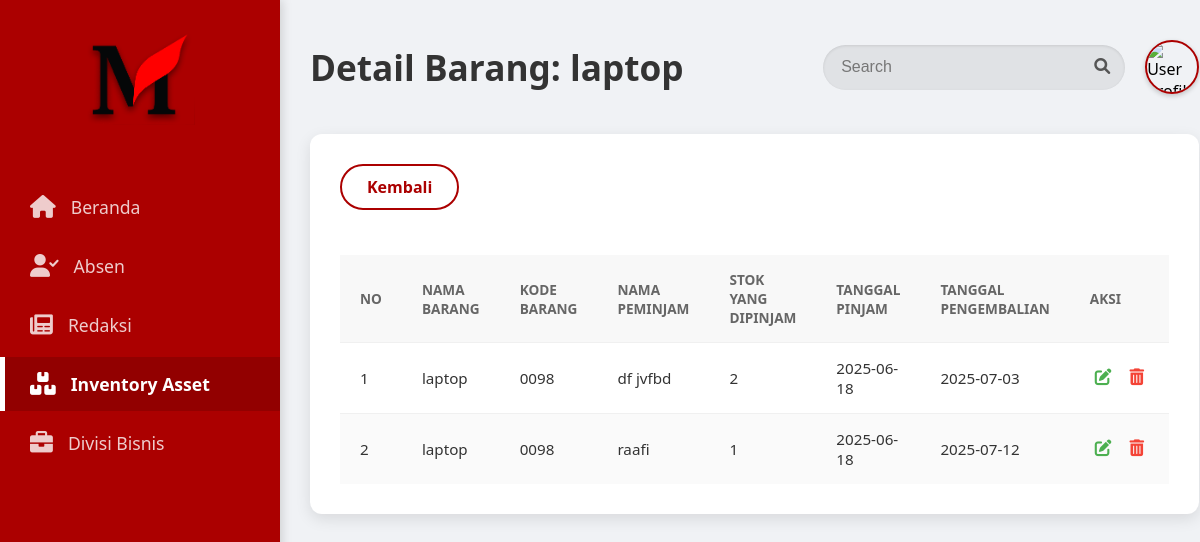
Page /inventory/detail_peminjaman.php?id=3 on the committed database.
### tables this page shows
CREATE TABLE `data_barang` (
  `id` int(11) NOT NULL,
  `nama_barang` varchar(255) NOT NULL,
  `kode_barang` varchar(50) NOT NULL,
  `tanggal_beli` date DEFAULT NULL,
  `pembeli` varchar(255) DEFAULT NULL,
  `keterangan` varchar(255) DEFAULT NULL,
  `stok_keseluruhan` int(11) DEFAULT 0,
  `stok_tersedia` int(11) DEFAULT 0
);

CREATE TABLE `peminjaman` (
  `id` int(11) NOT NULL,
  `id_barang` int(11) NOT NULL,
  `qty_pinjam` int(11) NOT NULL,
  `tanggal_pinjam` date NOT NULL,
  `tanggal_kembali` date DEFAULT NULL,
  `status_peminjaman` enum('dipinjam','dikembalikan','terlambat') DEFAULT 'dipinjam',
  `peminjam_nama` varchar(255) DEFAULT NULL
);

### inventory/detail_peminjaman.php (the view, shortened to what this page needs)
<!DOCTYPE html>
<html lang="en">
<head>
    <link rel="stylesheet" href="../assets/style.css">
    <link rel="stylesheet" href="https://cdnjs.cloudflare.com/ajax/libs/font-awesome/6.0.0-beta3/css/all.min.css">
</head>
<body>
    <?php
    include_once(__DIR__ . '/../config/koneksi.php');
    $barang_id = null;
    $barang_nama = "Detail Data Barang";
    $search_query = "";
    if (isset($_GET['id']) && !empty($_GET['id'])) {
        $barang_id = mysqli_real_escape_string($koneksi, $_GET['id']);
        $sql_get_barang_name = "SELECT nama_barang FROM data_barang WHERE id = '$barang_id'";
        $result_get_barang_name = mysqli_query($koneksi, $sql_get_barang_name);
        if (mysqli_num_rows($result_get_barang_name) > 0) {
            $row_barang_name = mysqli_fetch_assoc($result_get_barang_name);
            $barang_nama = "Detail Barang: " . htmlspecialchars($row_barang_name['nama_barang']);
        } else {
            $barang_nama = "Detail Data Barang (Barang Tidak Ditemukan)";
        }
        if (isset($_GET['search']) && !empty($_GET['search'])) {
            $search_query = mysqli_real_escape_string($koneksi, $_GET['search']);
            $sql_peminjaman = "SELECT p.*, b.nama_barang, b.kode_barang
                               FROM peminjaman p
                               JOIN data_barang b ON p.id_barang = b.id
                               WHERE p.id_barang = '$barang_id'
                                 AND (p.peminjam_nama LIKE '%$search_query%' OR b.nama_barang LIKE '%$search_query%' OR b.kode_barang LIKE '%$search_query%')
                               ORDER BY p.tanggal_pinjam DESC";
        } else {
            $sql_peminjaman = "SELECT p.*, b.nama_barang, b.kode_barang
                               FROM peminjaman p
                               JOIN data_barang b ON p.id_barang = b.id
                               WHERE p.id_barang = '$barang_id'
                               ORDER BY p.tanggal_pinjam DESC";
        }
        $result_peminjaman = mysqli_query($koneksi, $sql_peminjaman);
    } else {
        header("Location: peminjaman_barang.php");
        exit();
    }
    ?>
    <div class="container">
        <div class="sidebar">
            <div class="logo">
                <img src="../assets/image 2.png" width="110" alt="">
            </div>
            <nav class="nav-menu">
                <ul>
                    <li><a href="#"><i class="fas fa-home"></i> Beranda</a></li>
                    <li><a href="#"><i class="fas fa-user-check"></i> Absen</a></li>
                    <li><a href="#"><i class="fas fa-newspaper"></i> Redaksi</a></li>
                    <li class="active"><a href="list_barang.php"><i class="fas fa-boxes"></i> Inventory Asset</a></li>
                    <li><a href="#"><i class="fas fa-briefcase"></i> Divisi Bisnis</a></li>
                </ul>
            </nav>
        </div>
        <div class="main-content">
            <header class="header">
                <h1><?php echo htmlspecialchars($barang_nama); ?></h1>
                <div class="header-right">
                    <div class="search-bar">
                        <form action="" method="GET" style="display: flex;">
                            <input type="text" name="search" placeholder="Search" value="<?php echo htmlspecialchars($search_query); ?>">
                            <button type="submit"><i class="fas fa-search"></i></button>
                        </form>
                    </div>
                    <div class="user-profile">
                        <img src="../assets/img/profile-placeholder.jpg" alt="User Profile">
                    </div>
                </div>
            </header>
            <div class="content-area">
                <div class="top-actions">
                    <a href="peminjaman_barang.php" class="btn-red-outline">Kembali</a>
                </div>
                <div class="table-container">
                    <table>
                        <thead>
                            <tr>
                                <th>No</th>
                                <th>Nama Barang</th>
                                <th>Kode Barang</th>
                                <th>Nama Peminjam</th>
                                <th>Stok Yang Dipinjam</th>
                                <th>Tanggal Pinjam</th>
                                <th>Tanggal Pengembalian</th>
                                <th>Aksi</th>
                            </tr>
                        </thead>
                        <tbody>
                            <?php
                            if ($barang_id === null) {
                                echo "<tr><td colspan='8'>ID Barang tidak ditemukan atau tidak valid.</td></tr>";
                            } elseif (mysqli_num_rows($result_peminjaman) > 0) {
                                $no = 1;
                                while($row = mysqli_fetch_assoc($result_peminjaman)) {
                                    echo "<tr>";
                                    echo "<td>" . $no++ . "</td>";
                                    echo "<td>" . htmlspecialchars($row['nama_barang']) . "</td>";
                                    echo "<td>" . htmlspecialchars($row['kode_barang']) . "</td>";
                                    echo "<td>" . htmlspecialchars($row['peminjam_nama']) . "</td>";
                                    echo "<td>" . htmlspecialchars($row['qty_pinjam']) . "</td>";
                                    echo "<td>" . htmlspecialchars($row['tanggal_pinjam']) . "</td>";
                                    echo "<td>" . htmlspecialchars($row['tanggal_kembali']) . "</td>";
                                    echo "<td class='actions'>";
                                    echo "<a href='edit_peminjaman.php?id=" . $row['id'] . "' class='edit-btn'><i class='fas fa-edit'></i></a>";
                                    echo "<button class='delete-btn' onclick=\"confirmDeletePeminjaman(" . $row['id'] . ", " . $barang_id . ", '" . htmlspecialchars($row['nama_barang']) . "', '" . htmlspecialchars($row['peminjam_nama']) . "')\"><i class='fas fa-trash-alt'></i></button>";
                                    echo "</td>";
                                    echo "</tr>";
                                }
                            } else {
                                echo "<tr><td colspan='8'>Tidak ada data peminjaman untuk barang ini.</td></tr>";
                            }
                            ?>
                        </tbody>
                    </table>
                </div>
            </div>
        </div>
    </div>
</body>
</html>

### assets/style.css (style rules this page uses)
body { font-family: 'Segoe UI', sans-serif; margin: 0; padding: 0; background-color: #f0f2f5; display: flex; min-height: 100vh; }
.container { display: flex; width: 100%; }
.sidebar { width: 280px; background-color: #AB0000; color: white; padding: 30px 0; display: flex; flex-direction: column; box-shadow: 2px 0 10px rgba(0,0,0,0.15); position: fixed; height: 100%; top: 0; left: 0; z-index: 100; }
.logo { text-align: center; margin-bottom: 50px; }
.nav-menu ul { list-style: none; padding: 0; margin: 0; }
.nav-menu ul li { margin-bottom: 5px; }
.nav-menu ul li a { color: rgba(255, 255, 255, 0.8); text-decoration: none; display: flex; align-items: center; padding: 15px 30px; border-radius: 0; transition: background-color 0.3s ease, color 0.3s ease; font-size: 1.1em; }
.nav-menu ul li a i { margin-right: 15px; font-size: 1.3em; }
.nav-menu ul li.active a { background-color: #920000; color: white; font-weight: 600; border-left: 5px solid white; padding-left: 25px; }
.main-content { flex-grow: 1; margin-left: 280px; padding: 30px; background-color: #f0f2f5; }
.header { display: flex; justify-content: space-between; align-items: center; margin-bottom: 30px; padding: 10px 0; }
.header h1 { font-size: 2.2em; color: #333; margin: 0; font-weight: 600; }
.header-right { display: flex; align-items: center; gap: 20px; }
.search-bar { display: flex; background-color: #e0e2e5; border-radius: 25px; overflow: hidden; height: 45px; align-items: center; box-shadow: inset 0 1px 3px rgba(0,0,0,0.1); }
.search-bar input { border: none; padding: 8px 18px; outline: none; font-size: 1em; width: 220px; background: transparent; color: #333; }
.search-bar input::placeholder { color: #777; }
.search-bar button { background-color: transparent; border: none; padding: 8px 15px; cursor: pointer; color: #555; font-size: 1em; transition: color 0.3s ease; }
.user-profile { width: 50px; height: 50px; border-radius: 50%; object-fit: cover; border: 2px solid #AB0000; box-shadow: 0 2px 5px rgba(0,0,0,0.2); margin-left: auto; }
.user-profile img { width: 100%; height: 100%; border-radius: 50%; display: block; }
.content-area { background-color: white; padding: 30px; border-radius: 12px; box-shadow: 0 5px 15px rgba(0,0,0,0.1); margin-top: 20px; }
.table-container { overflow-x: auto; }
table { width: 100%; border-collapse: collapse; margin-top: 20px; }
table thead { background-color: #f8f8f8; }
table th, table td { text-align: left; padding: 15px 20px; border-bottom: 1px solid #f0f0f0; font-size: 0.95em; color: #333; }
table th { color: #666; font-weight: 600; text-transform: uppercase; font-size: 0.85em; }
table tbody tr:last-child td { border-bottom: none; }
table tbody tr:nth-child(even) { background-color: #fafafa; }
.actions { white-space: nowrap; }
.actions button, .actions a { background: none; border: none; cursor: pointer; font-size: 1.1em; margin-right: 8px; transition: color 0.3s ease, transform 0.2s ease; padding: 5px; border-radius: 4px; }
.actions button:last-child, .actions a:last-child { margin-right: 0; }
.actions .edit-btn { color: #4CAF50; }
.actions .delete-btn { color: #F44336; }
.top-actions { margin-bottom: 25px; display: flex; justify-content: flex-start; }
.btn-red-outline { background-color: transparent; color: #AB0000; border: 2px solid #AB0000; padding: 10px 25px; border-radius: 25px; cursor: pointer; font-size: 1em; font-weight: 600; text-decoration: none; transition: all 0.3s ease; display: inline-flex; align-items: center; justify-content: center; }

### rows in the picture
data_barang: nama_barang "Detail Barang: laptop"
peminjaman: id_barang.nama_barang "laptop", id_barang.kode_barang "0098", peminjam_nama "df jvfbd", qty_pinjam "2", tanggal_pinjam "2025-06-18", tanggal_kembali "2025-07-03"
peminjaman: id_barang.nama_barang "laptop", id_barang.kode_barang "0098", peminjam_nama "raafi", qty_pinjam "1", tanggal_pinjam "2025-06-18", tanggal_kembali "2025-07-12"
